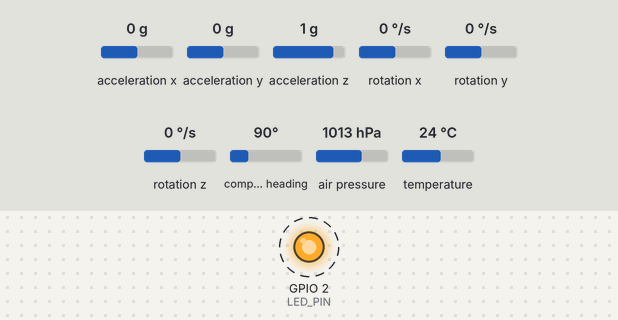
Simulated run of this sketch. Board: ESP32. Parts: output pins drawn as LEDs (lit = HIGH). Wiring (inferred from the names in the program): HMC5883L compass at I2C address 0x1E; MPU-6050 motion sensor at I2C address 0x68; BMP180 pressure sensor at I2C address 0x77. Dashed ring = blinking. The test bench sets the inputs (shaded band); at power-on: acceleration x 0 g, acceleration y 0 g, acceleration z 1 g, rotation x 0 °/s, rotation y 0 °/s, rotation z 0 °/s, compass heading 90°, air pressure 1013 hPa, temperature 24 °C. What the sketch prints to the serial monitor is not drawn.

Above: at 1.07 s.
Timing chart, 0 to 4.0 s (numbered marks = the images above):
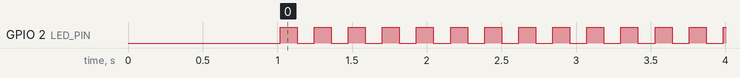

The sketch:

GY87.ino
```cpp
#include <GY87.h>

// Khởi tạo GY87 với SDA = GPIO4, SCL = GPIO3
GY87 sensor(4, 3);

#define LED_PIN 2
bool blinkState = false;

void setup() {
  Serial.begin(115200);
  delay(1000);

  pinMode(LED_PIN, OUTPUT);

  // Khởi động cảm biến
  if (sensor.begin()) {
    Serial.println("GY-87 khoi tao thanh cong!");
  } else {
    Serial.println("Loi khoi tao GY-87!");
    while (1);
  }

  // Nhãn cho Serial Plotter
  Serial.println("ax\tay\taz\tgx\tgy\tgz\ttemp\tpress\theading");
}

void loop() {
  // Đọc dữ liệu
  if (sensor.read()) {
    // In dữ liệu cho Serial Plotter
    Serial.print(sensor.ax); Serial.print("\t");
    Serial.print(sensor.ay); Serial.print("\t");
    Serial.print(sensor.az); Serial.print("\t");
    Serial.print(sensor.gx); Serial.print("\t");
    Serial.print(sensor.gy); Serial.print("\t");
    Serial.print(sensor.gz); Serial.print("\t");
    Serial.print(sensor.temperature); Serial.print("\t");
    Serial.print(sensor.pressure); Serial.print("\t");
    Serial.print(sensor.heading); Serial.println();
  } else {
    Serial.println("Loi doc du lieu!");
  }

  // Nháy LED
  blinkState = !blinkState;
  digitalWrite(LED_PIN, blinkState);

  delay(100); // Cập nhật 10 lần/giây
}
```

GY87.cpp
```cpp
#include "GY87.h"
#include <Arduino.h> // Thêm để dùng PI

GY87::GY87(uint8_t sdaPin, uint8_t sclPin) {
  _sdaPin = sdaPin;
  _sclPin = sclPin;
}

bool GY87::begin() {
  Wire.begin(_sdaPin, _sclPin);
  Wire.setClock(100000);

  // MPU6050
  bool success = writeRegister(MPU6050_ADDR, MPU6050_PWR_MGMT_1, 0x00); // Tắt ngủ
  success &= writeRegister(MPU6050_ADDR, MPU6050_ACCEL_CONFIG, 0x00);   // ±2g
  success &= writeRegister(MPU6050_ADDR, MPU6050_GYRO_CONFIG, 0x00);    // ±250°/s
  success &= writeRegister(MPU6050_ADDR, MPU6050_INT_PIN_CFG, 0x02);    // Bypass I2C
  if (!success) return false;

  // BMP180
  success = readBMP180Calibration();
  if (!success) return false;

  // HMC5883L
  success = writeRegister(HMC5883L_ADDR, HMC5883L_CONFIG_A, 0x70); // 8 mẫu, 15Hz
  success &= writeRegister(HMC5883L_ADDR, HMC5883L_MODE, 0x00);   // Đo liên tục
  if (!success) return false;

  return true;
}

bool GY87::read() {
  bool success = readMPU6050();
  success &= readBMP180();
  success &= readHMC5883L();
  if (success) {
    heading = atan2(my, mx) * 180 / PI;
    if (heading < 0) heading += 360;
  }
  return success;
}

bool GY87::writeRegister(uint8_t addr, uint8_t reg, uint8_t value) {
  Wire.beginTransmission(addr);
  Wire.write(reg);
  Wire.write(value);
  return Wire.endTransmission() == 0;
}

bool GY87::readRegisters(uint8_t addr, uint8_t reg, uint8_t *buffer, uint8_t length) {
  Wire.beginTransmission(addr);
  Wire.write(reg);
  if (Wire.endTransmission(false) != 0) return false;
  Wire.requestFrom(addr, length);
  for (uint8_t i = 0; i < length && Wire.available(); i++) {
    buffer[i] = Wire.read();
  }
  return true;
}

bool GY87::readMPU6050() {
  uint8_t buffer[14];
  if (!readRegisters(MPU6050_ADDR, MPU6050_ACCEL_XOUT_H, buffer, 14)) {
    return false;
  }
  ax = (buffer[0] << 8) | buffer[1];
  ay = (buffer[2] << 8) | buffer[3];
  az = (buffer[4] << 8) | buffer[5];
  gx = (buffer[8] << 8) | buffer[9];
  gy = (buffer[10] << 8) | buffer[11];
  gz = (buffer[12] << 8) | buffer[13];
  return true;
}

bool GY87::readBMP180Calibration() {
  uint8_t buffer[22];
  if (!readRegisters(BMP180_ADDR, BMP180_CAL_AC1, buffer, 22)) {
    return false;
  }
  ac1 = (buffer[0] << 8) | buffer[1];
  ac2 = (buffer[2] << 8) | buffer[3];
  ac3 = (buffer[4] << 8) | buffer[5];
  ac4 = (buffer[6] << 8) | buffer[7];
  ac5 = (buffer[8] << 8) | buffer[9];
  ac6 = (buffer[10] << 8) | buffer[11];
  b1 = (buffer[12] << 8) | buffer[13];
  b2 = (buffer[14] << 8) | buffer[15];
  mb = (buffer[16] << 8) | buffer[17];
  mc = (buffer[18] << 8) | buffer[19];
  md = (buffer[20] << 8) | buffer[21];
  return (ac1 != 0 && ac4 != 0 && ac5 != 0);
}

bool GY87::readBMP180() {
  if (!writeRegister(BMP180_ADDR, BMP180_CONTROL, BMP180_TEMP)) {
    return false;
  }
  delay(5);
  uint8_t buffer[2];
  if (!readRegisters(BMP180_ADDR, BMP180_DATA, buffer, 2)) {
    return false;
  }
  int32_t ut = (buffer[0] << 8) | buffer[1];

  int32_t x1 = ((ut - ac6) * ac5) >> 15;
  int32_t x2 = (mc << 11) / (x1 + md);
  int32_t b5 = x1 + x2;
  temperature = ((b5 + 8) >> 4) / 10.0;

  if (!writeRegister(BMP180_ADDR, BMP180_CONTROL, BMP180_PRESSURE)) {
    return false;
  }
  delay(5);
  if (!readRegisters(BMP180_ADDR, BMP180_DATA, buffer, 2)) {
    return false;
  }
  int32_t up = (buffer[0] << 8) | buffer[1];

  int32_t b6 = b5 - 4000;
  x1 = (b2 * ((b6 * b6) >> 12)) >> 11;
  x2 = (ac2 * b6) >> 11;
  int32_t x3 = x1 + x2;
  int32_t b3 = (((ac1 * 4 + x3) << 0) + 2) / 4;
  x1 = (ac3 * b6) >> 13;
  x2 = (b1 * ((b6 * b6) >> 12)) >> 16;
  x3 = ((x1 + x2) + 2) >> 2;
  uint32_t b4 = (ac4 * (uint32_t)(x3 + 32768)) >> 15;
  uint32_t b7 = ((uint32_t)up - b3) * (50000 >> 0);
  if (b7 < 0x80000000) {
    pressure = (b7 * 2) / b4;
  } else {
    pressure = (b7 / b4) * 2;
  }
  x1 = (pressure >> 8) * (pressure >> 8);
  x1 = (x1 * 3038) >> 16;
  x2 = (-7357 * pressure) >> 16;
  pressure = pressure + ((x1 + x2 + 3791) >> 4);
  return true;
}

bool GY87::readHMC5883L() {
  uint8_t buffer[6];
  if (!readRegisters(HMC5883L_ADDR, HMC5883L_DATA_X_H, buffer, 6)) {
    return false;
  }
  mx = (buffer[0] << 8) | buffer[1];
  mz = (buffer[2] << 8) | buffer[3];
  my = (buffer[4] << 8) | buffer[5];
  return true;
}
```

GY87.h
```cpp
#ifndef GY87_H
#define GY87_H

#include <Wire.h>

class GY87 {
public:
  // Khởi tạo với chân I2C
  GY87(uint8_t sdaPin, uint8_t sclPin);

  // Khởi động cảm biến
  bool begin();

  // Đọc tất cả dữ liệu
  bool read();

  // Dữ liệu công khai
  int16_t ax, ay, az; // Gia tốc (raw, ±2g)
  int16_t gx, gy, gz; // Con quay (raw, ±250°/s)
  float temperature;  // Nhiệt độ (°C)
  int32_t pressure;   // Áp suất (Pa)
  int16_t mx, my, mz; // Từ trường (raw)
  float heading;      // Góc la bàn (độ)

private:
  uint8_t _sdaPin, _sclPin;

  // Địa chỉ I2C
  static const uint8_t MPU6050_ADDR = 0x68;
  static const uint8_t BMP180_ADDR = 0x77;
  static const uint8_t HMC5883L_ADDR = 0x1E;

  // Thanh ghi MPU6050
  static const uint8_t MPU6050_PWR_MGMT_1 = 0x6B;
  static const uint8_t MPU6050_INT_PIN_CFG = 0x37;
  static const uint8_t MPU6050_ACCEL_CONFIG = 0x1C;
  static const uint8_t MPU6050_GYRO_CONFIG = 0x1B;
  static const uint8_t MPU6050_ACCEL_XOUT_H = 0x3B;
  static const uint8_t MPU6050_GYRO_XOUT_H = 0x43;

  // Thanh ghi BMP180
  static const uint8_t BMP180_CAL_AC1 = 0xAA;
  static const uint8_t BMP180_CONTROL = 0xF4;
  static const uint8_t BMP180_DATA = 0xF6;
  static const uint8_t BMP180_TEMP = 0x2E;
  static const uint8_t BMP180_PRESSURE = 0x34;

  // Thanh ghi HMC5883L
  static const uint8_t HMC5883L_CONFIG_A = 0x00;
  static const uint8_t HMC5883L_MODE = 0x02;
  static const uint8_t HMC5883L_DATA_X_H = 0x03;

  // Biến hiệu chỉnh BMP180
  int16_t ac1, ac2, ac3, b1, b2, mb, mc, md;
  uint16_t ac4, ac5, ac6;

  // Hàm nội bộ
  bool writeRegister(uint8_t addr, uint8_t reg, uint8_t value);
  bool readRegisters(uint8_t addr, uint8_t reg, uint8_t *buffer, uint8_t length);
  bool readMPU6050();
  bool readBMP180Calibration();
  bool readBMP180();
  bool readHMC5883L();
};

#endif
```

Measured:
- by itself, GPIO 2 (LED_PIN): alternates HIGH for 0.11 s and LOW for 0.11 s
